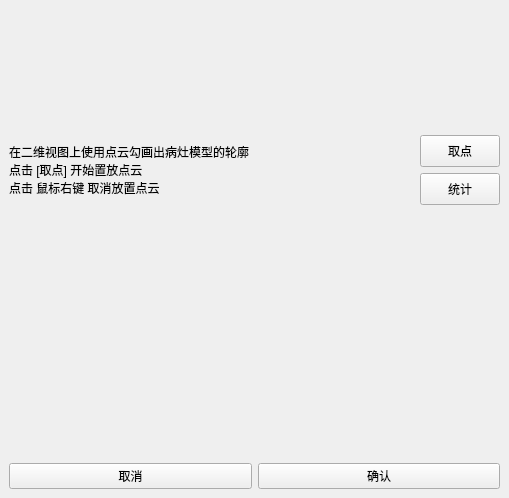
<?xml version="1.0" encoding="UTF-8"?>
<ui version="4.0">
 <class>JMC_Normal</class>
 <widget class="qMRMLWidget" name="JMC_Normal">
  <property name="geometry">
   <rect>
    <x>0</x>
    <y>0</y>
    <width>509</width>
    <height>498</height>
   </rect>
  </property>
  <property name="styleSheet">
   <string notr="true"/>
  </property>
  <layout class="QVBoxLayout" name="verticalLayout">
   <property name="leftMargin">
    <number>0</number>
   </property>
   <property name="topMargin">
    <number>0</number>
   </property>
   <property name="rightMargin">
    <number>0</number>
   </property>
   <property name="bottomMargin">
    <number>0</number>
   </property>
   <item>
    <layout class="QVBoxLayout" name="verticalLayout_6">
     <property name="spacing">
      <number>6</number>
     </property>
     <property name="leftMargin">
      <number>9</number>
     </property>
     <property name="topMargin">
      <number>9</number>
     </property>
     <property name="rightMargin">
      <number>9</number>
     </property>
     <property name="bottomMargin">
      <number>9</number>
     </property>
     <item>
      <widget class="QWidget" name="widget" native="true">
       <property name="minimumSize">
        <size>
         <width>0</width>
         <height>120</height>
        </size>
       </property>
       <property name="maximumSize">
        <size>
         <width>16777215</width>
         <height>140</height>
        </size>
       </property>
      </widget>
     </item>
     <item>
      <layout class="QHBoxLayout" name="horizontalLayout_2" stretch="2,0">
       <item>
        <widget class="QLabel" name="label_4">
         <property name="text">
          <string>在二维视图上使用点云勾画出病灶模型的轮廓
点击 [取点] 开始置放点云
点击 鼠标右键 取消放置点云 </string>
         </property>
         <property name="wordWrap">
          <bool>true</bool>
         </property>
        </widget>
       </item>
       <item>
        <layout class="QVBoxLayout" name="verticalLayout_2">
         <item>
          <widget class="QPushButton" name="point_place_btn">
           <property name="minimumSize">
            <size>
             <width>0</width>
             <height>32</height>
            </size>
           </property>
           <property name="text">
            <string>取点</string>
           </property>
          </widget>
         </item>
         <item>
          <widget class="QPushButton" name="btn_statstics">
           <property name="minimumSize">
            <size>
             <width>0</width>
             <height>32</height>
            </size>
           </property>
           <property name="text">
            <string>统计</string>
           </property>
          </widget>
         </item>
        </layout>
       </item>
      </layout>
     </item>
     <item>
      <widget class="QWidget" name="widget_2" native="true">
       <layout class="QVBoxLayout" name="verticalLayout_3">
        <item>
         <widget class="QLabel" name="info">
          <property name="text">
           <string/>
          </property>
         </widget>
        </item>
       </layout>
      </widget>
     </item>
     <item>
      <spacer name="verticalSpacer">
       <property name="orientation">
        <enum>Qt::Vertical</enum>
       </property>
       <property name="sizeHint" stdset="0">
        <size>
         <width>20</width>
         <height>40</height>
        </size>
       </property>
      </spacer>
     </item>
     <item>
      <layout class="QHBoxLayout" name="horizontalLayout">
       <item>
        <widget class="QPushButton" name="pushButton_2">
         <property name="text">
          <string>取消</string>
         </property>
        </widget>
       </item>
       <item>
        <widget class="QPushButton" name="pushButton">
         <property name="text">
          <string>确认</string>
         </property>
        </widget>
       </item>
      </layout>
     </item>
    </layout>
   </item>
  </layout>
 </widget>
 <customwidgets>
  <customwidget>
   <class>qMRMLWidget</class>
   <extends>QWidget</extends>
   <header>qMRMLWidget.h</header>
   <container>1</container>
  </customwidget>
 </customwidgets>
 <resources/>
 <connections/>
</ui>
